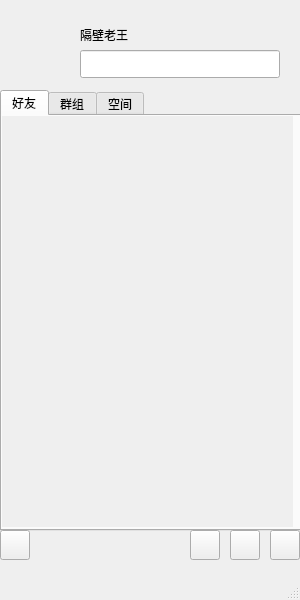
<?xml version="1.0" encoding="UTF-8"?>
<ui version="4.0">
 <class>MyChatDialog</class>
 <widget class="QMainWindow" name="MyChatDialog">
  <property name="geometry">
   <rect>
    <x>0</x>
    <y>0</y>
    <width>300</width>
    <height>600</height>
   </rect>
  </property>
  <property name="minimumSize">
   <size>
    <width>300</width>
    <height>600</height>
   </size>
  </property>
  <property name="maximumSize">
   <size>
    <width>300</width>
    <height>600</height>
   </size>
  </property>
  <property name="windowTitle">
   <string>MyChatDialog</string>
  </property>
  <widget class="QWidget" name="centralwidget">
   <widget class="QPushButton" name="pb_iron">
    <property name="geometry">
     <rect>
      <x>10</x>
      <y>20</y>
      <width>60</width>
      <height>60</height>
     </rect>
    </property>
    <property name="text">
     <string/>
    </property>
    <property name="icon">
     <iconset resource="resource.qrc">
      <normaloff>:/tx/13.png</normaloff>:/tx/13.png</iconset>
    </property>
    <property name="iconSize">
     <size>
      <width>60</width>
      <height>60</height>
     </size>
    </property>
    <property name="flat">
     <bool>true</bool>
    </property>
   </widget>
   <widget class="QLineEdit" name="le_feeling">
    <property name="geometry">
     <rect>
      <x>80</x>
      <y>50</y>
      <width>200</width>
      <height>28</height>
     </rect>
    </property>
   </widget>
   <widget class="QLabel" name="lb_name">
    <property name="geometry">
     <rect>
      <x>80</x>
      <y>20</y>
      <width>200</width>
      <height>30</height>
     </rect>
    </property>
    <property name="text">
     <string>隔壁老王</string>
    </property>
   </widget>
   <widget class="QTabWidget" name="tabWidget">
    <property name="geometry">
     <rect>
      <x>0</x>
      <y>90</y>
      <width>301</width>
      <height>441</height>
     </rect>
    </property>
    <property name="currentIndex">
     <number>0</number>
    </property>
    <widget class="QWidget" name="page_friend">
     <attribute name="title">
      <string>好友</string>
     </attribute>
     <widget class="QScrollArea" name="scrollArea">
      <property name="geometry">
       <rect>
        <x>0</x>
        <y>0</y>
        <width>291</width>
        <height>411</height>
       </rect>
      </property>
      <property name="frameShape">
       <enum>QFrame::NoFrame</enum>
      </property>
      <property name="widgetResizable">
       <bool>true</bool>
      </property>
      <widget class="QWidget" name="scrollAreaWidgetContents_2">
       <property name="geometry">
        <rect>
         <x>0</x>
         <y>0</y>
         <width>291</width>
         <height>411</height>
        </rect>
       </property>
       <layout class="QVBoxLayout" name="verticalLayout">
        <property name="leftMargin">
         <number>0</number>
        </property>
        <property name="topMargin">
         <number>3</number>
        </property>
        <property name="rightMargin">
         <number>0</number>
        </property>
        <property name="bottomMargin">
         <number>3</number>
        </property>
        <item>
         <widget class="QWidget" name="wdg_list" native="true"/>
        </item>
        <item>
         <spacer name="verticalSpacer">
          <property name="orientation">
           <enum>Qt::Vertical</enum>
          </property>
          <property name="sizeHint" stdset="0">
           <size>
            <width>20</width>
            <height>386</height>
           </size>
          </property>
         </spacer>
        </item>
       </layout>
      </widget>
     </widget>
    </widget>
    <widget class="QWidget" name="page_group">
     <attribute name="title">
      <string>群组</string>
     </attribute>
    </widget>
    <widget class="QWidget" name="page_space">
     <attribute name="title">
      <string>空间</string>
     </attribute>
    </widget>
   </widget>
   <widget class="QPushButton" name="pb_tool1">
    <property name="geometry">
     <rect>
      <x>0</x>
      <y>530</y>
      <width>30</width>
      <height>30</height>
     </rect>
    </property>
    <property name="text">
     <string/>
    </property>
   </widget>
   <widget class="QPushButton" name="pb_tool2">
    <property name="geometry">
     <rect>
      <x>190</x>
      <y>530</y>
      <width>30</width>
      <height>30</height>
     </rect>
    </property>
    <property name="text">
     <string/>
    </property>
   </widget>
   <widget class="QPushButton" name="pb_tool3">
    <property name="geometry">
     <rect>
      <x>230</x>
      <y>530</y>
      <width>30</width>
      <height>30</height>
     </rect>
    </property>
    <property name="text">
     <string/>
    </property>
   </widget>
   <widget class="QPushButton" name="pb_tool4">
    <property name="geometry">
     <rect>
      <x>270</x>
      <y>530</y>
      <width>30</width>
      <height>30</height>
     </rect>
    </property>
    <property name="text">
     <string/>
    </property>
   </widget>
  </widget>
  <widget class="QMenuBar" name="menubar">
   <property name="geometry">
    <rect>
     <x>0</x>
     <y>0</y>
     <width>300</width>
     <height>22</height>
    </rect>
   </property>
  </widget>
  <widget class="QStatusBar" name="statusbar"/>
 </widget>
 <resources>
  <include location="resource.qrc"/>
 </resources>
 <connections/>
</ui>
